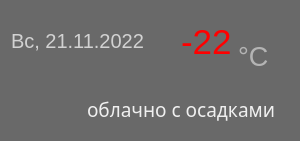
   <widget class="QFrame" name="weather_6">
    <property name="geometry">
     <rect>
      <x>680</x>
      <y>650</y>
      <width>300</width>
      <height>141</height>
     </rect>
    </property>
    <property name="minimumSize">
     <size>
      <width>300</width>
      <height>0</height>
     </size>
    </property>
    <property name="maximumSize">
     <size>
      <width>300</width>
      <height>16777215</height>
     </size>
    </property>
    <property name="styleSheet">
     <string notr="true">background: #696969;
border-radius: 30px;</string>
    </property>
    <property name="frameShape">
     <enum>QFrame::StyledPanel</enum>
    </property>
    <property name="frameShadow">
     <enum>QFrame::Raised</enum>
    </property>
    <widget class="QWidget" name="layoutWidget_25">
     <property name="geometry">
      <rect>
       <x>10</x>
       <y>10</y>
       <width>282</width>
       <height>129</height>
      </rect>
     </property>
     <layout class="QGridLayout" name="weather_6_layout">
      <item row="0" column="0">
       <widget class="QFrame" name="weather_6_tempdate">
        <property name="minimumSize">
         <size>
          <width>280</width>
          <height>60</height>
         </size>
        </property>
        <property name="maximumSize">
         <size>
          <width>280</width>
          <height>60</height>
         </size>
        </property>
        <property name="frameShape">
         <enum>QFrame::StyledPanel</enum>
        </property>
        <property name="frameShadow">
         <enum>QFrame::Raised</enum>
        </property>
        <widget class="QLabel" name="weather_6_date">
         <property name="geometry">
          <rect>
           <x>0</x>
           <y>0</y>
           <width>171</width>
           <height>60</height>
          </rect>
         </property>
         <property name="minimumSize">
          <size>
           <width>0</width>
           <height>60</height>
          </size>
         </property>
         <property name="maximumSize">
          <size>
           <width>1122</width>
           <height>60</height>
          </size>
         </property>
         <property name="font">
          <font>
           <family>Nirmala UI</family>
           <pointsize>15</pointsize>
          </font>
         </property>
         <property name="styleSheet">
          <string notr="true">color: rgba(255, 255, 255, 0.7);</string>
         </property>
         <property name="text">
          <string>Вс, 21.11.2022</string>
         </property>
         <property name="alignment">
          <set>Qt::AlignLeading|Qt::AlignLeft|Qt::AlignVCenter</set>
         </property>
        </widget>
        <widget class="QFrame" name="weather_6_temp_frame">
         <property name="geometry">
          <rect>
           <x>170</x>
           <y>0</y>
           <width>110</width>
           <height>60</height>
          </rect>
         </property>
         <property name="minimumSize">
          <size>
           <width>110</width>
           <height>60</height>
          </size>
         </property>
         <property name="maximumSize">
          <size>
           <width>110</width>
           <height>60</height>
          </size>
         </property>
         <property name="frameShape">
          <enum>QFrame::StyledPanel</enum>
         </property>
         <property name="frameShadow">
          <enum>QFrame::Raised</enum>
         </property>
         <widget class="QWidget" name="layoutWidget_26">
          <property name="geometry">
           <rect>
            <x>0</x>
            <y>0</y>
            <width>111</width>
            <height>62</height>
           </rect>
          </property>
          <layout class="QFormLayout" name="weather_6_temp_layout">
           <property name="formAlignment">
            <set>Qt::AlignLeading|Qt::AlignLeft|Qt::AlignVCenter</set>
           </property>
           <item row="0" column="0">
            <widget class="QLabel" name="weather_6_temp_value">
             <property name="minimumSize">
              <size>
               <width>30</width>
               <height>60</height>
              </size>
             </property>
             <property name="maximumSize">
              <size>
               <width>200</width>
               <height>60</height>
              </size>
             </property>
             <property name="font">
              <font>
               <family>Nirmala UI</family>
               <pointsize>26</pointsize>
               <weight>50</weight>
               <italic>false</italic>
               <bold>false</bold>
               <underline>false</underline>
               <strikeout>false</strikeout>
               <stylestrategy>PreferDefault</stylestrategy>
               <kerning>false</kerning>
              </font>
             </property>
             <property name="mouseTracking">
              <bool>false</bool>
             </property>
             <property name="contextMenuPolicy">
              <enum>Qt::NoContextMenu</enum>
             </property>
             <property name="styleSheet">
              <string notr="true">color: red;
line-height: 0;</string>
             </property>
             <property name="inputMethodHints">
              <set>Qt::ImhNone</set>
             </property>
             <property name="text">
              <string>-22</string>
             </property>
            </widget>
           </item>
           <item row="0" column="1">
            <widget class="QLabel" name="weather_6_temp_text">
             <property name="minimumSize">
              <size>
               <width>40</width>
               <height>60</height>
              </size>
             </property>
             <property name="maximumSize">
              <size>
               <width>40</width>
               <height>60</height>
              </size>
             </property>
             <property name="palette">
              <palette>
               <active>
                <colorrole role="WindowText">
                 <brush brushstyle="SolidPattern">
                  <color alpha="127">
                   <red>255</red>
                   <green>255</green>
                   <blue>255</blue>
                  </color>
                 </brush>
                </colorrole>
                <colorrole role="Button">
                 <brush brushstyle="SolidPattern">
                  <color alpha="255">
                   <red>105</red>
                   <green>105</green>
                   <blue>105</blue>
                  </color>
                 </brush>
                </colorrole>
                <colorrole role="Text">
                 <brush brushstyle="SolidPattern">
                  <color alpha="127">
                   <red>255</red>
                   <green>255</green>
                   <blue>255</blue>
                  </color>
                 </brush>
                </colorrole>
                <colorrole role="ButtonText">
                 <brush brushstyle="SolidPattern">
                  <color alpha="127">
                   <red>255</red>
                   <green>255</green>
                   <blue>255</blue>
                  </color>
                 </brush>
                </colorrole>
                <colorrole role="Base">
                 <brush brushstyle="SolidPattern">
                  <color alpha="255">
                   <red>105</red>
                   <green>105</green>
                   <blue>105</blue>
                  </color>
                 </brush>
                </colorrole>
                <colorrole role="Window">
                 <brush brushstyle="SolidPattern">
                  <color alpha="255">
                   <red>105</red>
                   <green>105</green>
                   <blue>105</blue>
                  </color>
                 </brush>
                </colorrole>
               </active>
               <inactive>
                <colorrole role="WindowText">
                 <brush brushstyle="SolidPattern">
                  <color alpha="127">
                   <red>255</red>
                   <green>255</green>
                   <blue>255</blue>
                  </color>
                 </brush>
                </colorrole>
                <colorrole role="Button">
                 <brush brushstyle="SolidPattern">
                  <color alpha="255">
                   <red>105</red>
                   <green>105</green>
                   <blue>105</blue>
                  </color>
                 </brush>
                </colorrole>
                <colorrole role="Text">
                 <brush brushstyle="SolidPattern">
                  <color alpha="127">
                   <red>255</red>
                   <green>255</green>
                   <blue>255</blue>
                  </color>
                 </brush>
                </colorrole>
                <colorrole role="ButtonText">
                 <brush brushstyle="SolidPattern">
                  <color alpha="127">
                   <red>255</red>
                   <green>255</green>
                   <blue>255</blue>
                  </color>
                 </brush>
                </colorrole>
                <colorrole role="Base">
                 <brush brushstyle="SolidPattern">
                  <color alpha="255">
                   <red>105</red>
                   <green>105</green>
                   <blue>105</blue>
                  </color>
                 </brush>
                </colorrole>
                <colorrole role="Window">
                 <brush brushstyle="SolidPattern">
                  <color alpha="255">
                   <red>105</red>
                   <green>105</green>
                   <blue>105</blue>
                  </color>
                 </brush>
                </colorrole>
               </inactive>
               <disabled>
                <colorrole role="WindowText">
                 <brush brushstyle="SolidPattern">
                  <color alpha="127">
                   <red>255</red>
                   <green>255</green>
                   <blue>255</blue>
                  </color>
                 </brush>
                </colorrole>
                <colorrole role="Button">
                 <brush brushstyle="SolidPattern">
                  <color alpha="255">
                   <red>105</red>
                   <green>105</green>
                   <blue>105</blue>
                  </color>
                 </brush>
                </colorrole>
                <colorrole role="Text">
                 <brush brushstyle="SolidPattern">
                  <color alpha="127">
                   <red>255</red>
                   <green>255</green>
                   <blue>255</blue>
                  </color>
                 </brush>
                </colorrole>
                <colorrole role="ButtonText">
                 <brush brushstyle="SolidPattern">
                  <color alpha="127">
                   <red>255</red>
                   <green>255</green>
                   <blue>255</blue>
                  </color>
                 </brush>
                </colorrole>
                <colorrole role="Base">
                 <brush brushstyle="SolidPattern">
                  <color alpha="255">
                   <red>105</red>
                   <green>105</green>
                   <blue>105</blue>
                  </color>
                 </brush>
                </colorrole>
                <colorrole role="Window">
                 <brush brushstyle="SolidPattern">
                  <color alpha="255">
                   <red>105</red>
                   <green>105</green>
                   <blue>105</blue>
                  </color>
                 </brush>
                </colorrole>
               </disabled>
              </palette>
             </property>
             <property name="font">
              <font>
               <family>Nirmala UI</family>
               <pointsize>20</pointsize>
               <kerning>true</kerning>
              </font>
             </property>
             <property name="layoutDirection">
              <enum>Qt::LeftToRight</enum>
             </property>
             <property name="styleSheet">
              <string notr="true">color: rgba(255, 255, 255, 0.5);</string>
             </property>
             <property name="text">
              <string>°C</string>
             </property>
             <property name="scaledContents">
              <bool>false</bool>
             </property>
             <property name="alignment">
              <set>Qt::AlignBottom|Qt::AlignLeading|Qt::AlignLeft</set>
             </property>
            </widget>
           </item>
          </layout>
         </widget>
        </widget>
       </widget>
      </item>
      <item row="1" column="0">
       <widget class="QFrame" name="weather_6_desc">
        <property name="minimumSize">
         <size>
          <width>280</width>
          <height>60</height>
         </size>
        </property>
        <property name="maximumSize">
         <size>
          <width>280</width>
          <height>60</height>
         </size>
        </property>
        <property name="frameShape">
         <enum>QFrame::StyledPanel</enum>
        </property>
        <property name="frameShadow">
         <enum>QFrame::Raised</enum>
        </property>
        <widget class="QWidget" name="layoutWidget_27">
         <property name="geometry">
          <rect>
           <x>0</x>
           <y>0</y>
           <width>281</width>
           <height>62</height>
          </rect>
         </property>
         <layout class="QFormLayout" name="weather_6_desc_layout">
          <property name="formAlignment">
           <set>Qt::AlignCenter</set>
          </property>
          <item row="0" column="1">
           <widget class="QLabel" name="weather_6_desc_text">
            <property name="minimumSize">
             <size>
              <width>30</width>
              <height>60</height>
             </size>
            </property>
            <property name="maximumSize">
             <size>
              <width>200</width>
              <height>60</height>
             </size>
            </property>
            <property name="font">
             <font>
              <family>Yu Gothic UI Semibold</family>
              <pointsize>14</pointsize>
             </font>
            </property>
            <property name="toolTip">
             <string>облачно с осадками</string>
            </property>
            <property name="styleSheet">
             <string notr="true">color: rgba(255, 255, 255, 0.9);</string>
            </property>
            <property name="text">
             <string>облачно с осадками</string>
            </property>
            <property name="alignment">
             <set>Qt::AlignLeading|Qt::AlignLeft|Qt::AlignVCenter</set>
            </property>
           </widget>
          </item>
          <item row="0" column="0">
           <widget class="QLabel" name="weather_6_desc_img">
            <property name="minimumSize">
             <size>
              <width>60</width>
              <height>60</height>
             </size>
            </property>
            <property name="maximumSize">
             <size>
              <width>60</width>
              <height>60</height>
             </size>
            </property>
            <property name="styleSheet">
             <string notr="true">opacity: 0.2;</string>
            </property>
            <property name="text">
             <string/>
            </property>
            <property name="pixmap">
             <pixmap>../../Downloads/11d@2x.png</pixmap>
            </property>
            <property name="alignment">
             <set>Qt::AlignCenter</set>
            </property>
           </widget>
          </item>
         </layout>
        </widget>
       </widget>
      </item>
     </layout>
    </widget>
   </widget>
